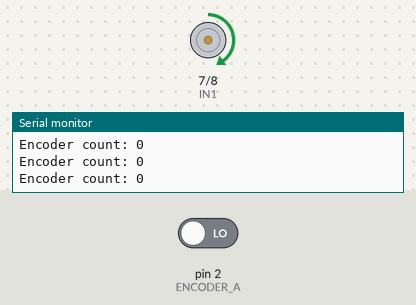
Simulated run of this sketch. Board: Arduino Uno, built with avr-gcc and run on an emulated ATmega328P. Parts: motor-driver pin pairs drawn as motors (green arrow = first pin HIGH = forward, orange = second pin HIGH = backward, longer = more drive, scaled by the enable pin), the last lines printed to the serial monitor. Inputs (shaded band) come from the test bench; at power-on: pin 2 (ENCODER_A) LOW.

Above: at 1.0 s.
At 5.0 s:
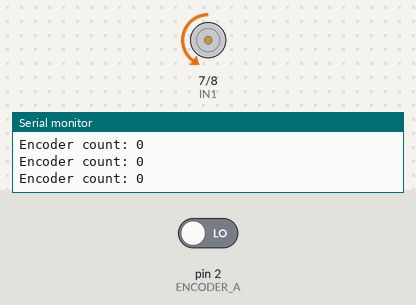
At 7.5 s:
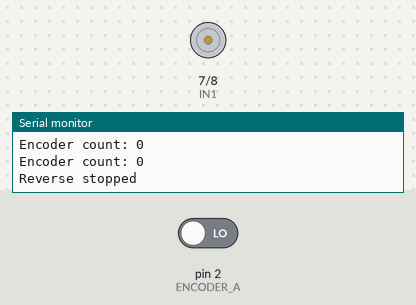
Timing chart, 0 to 11.7 s (numbered marks = the images above):
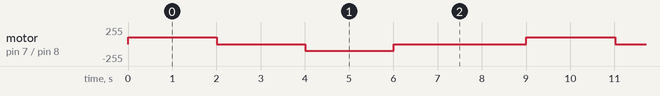

The sketch:

encoder_test.ino
```cpp
// ======================================
// DC Motor + Encoder Test
// ======================================

// Motor driver pins
const int IN1 = 7;
const int IN2 = 8;
const int EN  = 6;

// Encoder pins
const int ENCODER_A = 2;
const int ENCODER_B = 3;

// Encoder count
volatile long encoderCount = 0;

// ======================================
// Encoder interrupt
// ======================================
void readEncoder() {
  int a = digitalRead(ENCODER_A);
  int b = digitalRead(ENCODER_B);

  if (a == b) {
    encoderCount++;
  } else {
    encoderCount--;
  }
}

// ======================================
// Motor functions
// ======================================
void stopMotor() {
  analogWrite(EN, 0);
  digitalWrite(IN1, LOW);
  digitalWrite(IN2, LOW);
}

void forwardMotor(int pwm) {
  digitalWrite(IN1, HIGH);
  digitalWrite(IN2, LOW);
  analogWrite(EN, pwm);
}

void reverseMotor(int pwm) {
  digitalWrite(IN1, LOW);
  digitalWrite(IN2, HIGH);
  analogWrite(EN, pwm);
}

// ======================================
// Print encoder count
// ======================================
void printEncoderCount() {
  noInterrupts();
  long count = encoderCount;
  interrupts();

  Serial.print("Encoder count: ");
  Serial.println(count);
}

// ======================================
// Setup
// ======================================
void setup() {
  Serial.begin(115200);

  pinMode(IN1, OUTPUT);
  pinMode(IN2, OUTPUT);
  pinMode(EN, OUTPUT);

  pinMode(ENCODER_A, INPUT);
  pinMode(ENCODER_B, INPUT);

  attachInterrupt(
    digitalPinToInterrupt(ENCODER_A),
    readEncoder,
    CHANGE
  );

  stopMotor();

  Serial.println("DC Motor + Encoder Test Started");
}

// ======================================
// Main loop
// ======================================
void loop() {

  // Reset count
  noInterrupts();
  encoderCount = 0;
  interrupts();

  // Forward
  Serial.println("\nFORWARD");
  forwardMotor(100);

  for (int i = 0; i < 20; i++) {
    delay(100);
    printEncoderCount();
  }

  stopMotor();
  Serial.println("Forward stopped");

  delay(2000);

  // Reverse
  noInterrupts();
  encoderCount = 0;
  interrupts();

  Serial.println("\nREVERSE");
  reverseMotor(100);

  for (int i = 0; i < 20; i++) {
    delay(100);
    printEncoderCount();
  }

  stopMotor();
  Serial.println("Reverse stopped");

  delay(3000);
}
```

Measured:
- by itself, motor on pin 7 (IN1) / pin 8 (IN2): repeats every 9.0 s: stopped 2.0 s, backward 100/255 2.0 s, stopped 3.0 s, forward 100/255 2.0 s
